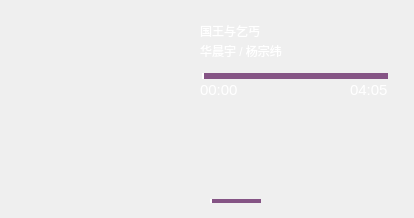
<?xml version="1.0" encoding="UTF-8"?>
<ui version="4.0">
 <class>Widget</class>
 <widget class="QWidget" name="Widget">
  <property name="geometry">
   <rect>
    <x>0</x>
    <y>0</y>
    <width>414</width>
    <height>218</height>
   </rect>
  </property>
  <property name="windowTitle">
   <string>Widget</string>
  </property>
  <property name="styleSheet">
   <string notr="true"/>
  </property>
  <widget class="QPushButton" name="playButton">
   <property name="geometry">
    <rect>
     <x>61</x>
     <y>188</y>
     <width>26</width>
     <height>25</height>
    </rect>
   </property>
   <property name="styleSheet">
    <string notr="true">QPushButton{border-image: url(:/pause.png);
border:0px 0px 0px 0px;}
QPushButton:pressed{border-image: url(:/pause-.png);}</string>
   </property>
   <property name="text">
    <string/>
   </property>
  </widget>
  <widget class="QLabel" name="picLabel">
   <property name="geometry">
    <rect>
     <x>11</x>
     <y>13</y>
     <width>160</width>
     <height>160</height>
    </rect>
   </property>
   <property name="styleSheet">
    <string notr="true">border-image: url(:/cover.png);</string>
   </property>
   <property name="text">
    <string/>
   </property>
  </widget>
  <widget class="QPushButton" name="nextButton">
   <property name="geometry">
    <rect>
     <x>104</x>
     <y>188</y>
     <width>26</width>
     <height>25</height>
    </rect>
   </property>
   <property name="styleSheet">
    <string notr="true">QPushButton{border-image: url(:/next.png);
border:0px 0px 0px 0px;}
QPushButton:pressed{border-image: url(:/next-.png);}</string>
   </property>
   <property name="text">
    <string/>
   </property>
  </widget>
  <widget class="QPushButton" name="prewButton">
   <property name="geometry">
    <rect>
     <x>20</x>
     <y>188</y>
     <width>26</width>
     <height>25</height>
    </rect>
   </property>
   <property name="styleSheet">
    <string notr="true">QPushButton{border-image: url(:/prew.png);
border:0px 0px 0px 0px;}
QPushButton:pressed{border-image: url(:/prew-.png);}</string>
   </property>
   <property name="text">
    <string/>
   </property>
  </widget>
  <widget class="QSlider" name="volumeSlider">
   <property name="geometry">
    <rect>
     <x>210</x>
     <y>190</y>
     <width>51</width>
     <height>22</height>
    </rect>
   </property>
   <property name="maximumSize">
    <size>
     <width>16777215</width>
     <height>22</height>
    </size>
   </property>
   <property name="styleSheet">
    <string notr="true">/**
groove为槽的颜色，handle为按钮的颜色，add-page 及sub-page分别问按钮前后的颜色，如果groove与add-page、sub-page同在，那么groove的颜色会被覆盖掉。
**/

QSlider::groove:horizontal {
border: 1px solid #855485;
background: white;
height: 2px;
border-radius: 1px;
}



/*这是边框吗?*/
/*按前颜色*/
QSlider::sub-page:horizontal {
background: qlineargradient(x1: 0, y1: 0,    x2: 0, y2: 1,
    stop: 0 #fff, stop: 1 #fff);
background: qlineargradient(x1: 0, y1: 0.2, x2: 1, y2: 1,
    stop: 0 #fff, stop: 1 #fff);
border: 4px solid #fff;
height: 2px;
border-radius: 2px;
}
/*进度条案前颜色*/
QSlider::add-page:horizontal {
background: #855485;
border: 2px solid #855485;
height: 2px;
border-radius: 0px;
}

QSlider::handle:horizontal {
background: qlineargradient(x1:0, y1:0, x2:0, y2:0,
    stop:0 #855485, stop:1 #855485);
border: 0px solid #855485;
width: 0px;
margin-top: 0px;
margin-bottom: 0px;
border-radius: 0px;
}

QSlider::handle:horizontal:hover {
background: qlineargradient(x1:0, y1:0, x2:0, y2:0,
    stop:0 #855485, stop:1 #855485);
border: 0px solid #855485;
border-radius: 0px;
}

QSlider::sub-page:horizontal:disabled {
background: #855485;
border-color: #855485;
}

QSlider::add-page:horizontal:disabled {
background: #fff;
border-color: #fff;
}

QSlider::handle:horizontal:disabled {
background: #855485;
border: 0px solid #855485;
border-radius: 0px;
}</string>
   </property>
   <property name="orientation">
    <enum>Qt::Horizontal</enum>
   </property>
  </widget>
  <widget class="QPushButton" name="voiceButton">
   <property name="geometry">
    <rect>
     <x>190</x>
     <y>194</y>
     <width>18</width>
     <height>15</height>
    </rect>
   </property>
   <property name="styleSheet">
    <string notr="true">QPushButton{border-image: url(://voice.png);
border:0px 0px 0px 0px;}
QPushButton:pressed{border-image: url(:/voice-.png);}</string>
   </property>
   <property name="text">
    <string/>
   </property>
  </widget>
  <widget class="QPushButton" name="adLePic">
   <property name="geometry">
    <rect>
     <x>289</x>
     <y>195</y>
     <width>10</width>
     <height>15</height>
    </rect>
   </property>
   <property name="styleSheet">
    <string notr="true">QPushButton{border-image: url(:/left.png);
border:0px 0px 0px 0px;}
QPushButton:pressed{border-image: url(:/left-.png);}</string>
   </property>
   <property name="text">
    <string/>
   </property>
  </widget>
  <widget class="QPushButton" name="adRiPic">
   <property name="geometry">
    <rect>
     <x>335</x>
     <y>195</y>
     <width>10</width>
     <height>15</height>
    </rect>
   </property>
   <property name="styleSheet">
    <string notr="true">QPushButton{border-image: url(:right.png);
border:0px 0px 0px 0px;}
QPushButton:pressed{border-image: url(:/right-.png);}</string>
   </property>
   <property name="text">
    <string/>
   </property>
  </widget>
  <widget class="QPushButton" name="userButton">
   <property name="geometry">
    <rect>
     <x>375</x>
     <y>188</y>
     <width>25</width>
     <height>25</height>
    </rect>
   </property>
   <property name="styleSheet">
    <string notr="true">QPushButton{border-image: url(:/user.png);
border:0px 0px 0px 0px;}
QPushButton:pressed{border-image: url(:/user-.png);}</string>
   </property>
   <property name="text">
    <string/>
   </property>
  </widget>
  <widget class="QSlider" name="timeSlider">
   <property name="geometry">
    <rect>
     <x>202</x>
     <y>66</y>
     <width>186</width>
     <height>20</height>
    </rect>
   </property>
   <property name="styleSheet">
    <string notr="true">/**
groove为槽的颜色，handle为按钮的颜色，add-page 及sub-page分别问按钮前后的颜色，如果groove与add-page、sub-page同在，那么groove的颜色会被覆盖掉。
**/

QSlider::groove:horizontal {
border: 1px solid #855485;
background: white;
height: 4px;
border-radius: 4px;
}



/*这是边框吗?*/
/*按前颜色*/
QSlider::sub-page:horizontal {
background: qlineargradient(x1: 0, y1: 0,    x2: 0, y2: 1,
    stop: 0 #fff, stop: 1 #fff);
background: qlineargradient(x1: 0, y1: 0.2, x2: 1, y2: 1,
    stop: 0 #fff, stop: 1 #fff);
border: 4px solid #fff;
height: 4px;
border-radius: 4px;
}
/*案前颜色*/
QSlider::add-page:horizontal {
background: #855485;
border: 4px solid #855485;
height: 4px;
border-radius: 0px;
}

QSlider::handle:horizontal {
background: qlineargradient(x1:0, y1:0, x2:1, y2:1,
    stop:0 #eee, stop:1 #ccc);
border: 0px solid #855485;
width: 0px;
margin-top: 0px;
margin-bottom: 0px;
border-radius: 0px;
}

QSlider::handle:horizontal:hover {
background: qlineargradient(x1:0, y1:0, x2:1, y2:1,
    stop:0 #855485, stop:1 #ddd);
border: 0px solid #444;
border-radius: 0px;
}

QSlider::sub-page:horizontal:disabled {
background: #855485;
border-color: #855485;
}

QSlider::add-page:horizontal:disabled {
background: #fff;
border-color: #fff;
}

QSlider::handle:horizontal:disabled {
background: #855485;
border: 0px solid #855485;
border-radius: 0px;
}</string>
   </property>
   <property name="orientation">
    <enum>Qt::Horizontal</enum>
   </property>
  </widget>
  <widget class="QLabel" name="totalTime">
   <property name="geometry">
    <rect>
     <x>350</x>
     <y>80</y>
     <width>50</width>
     <height>20</height>
    </rect>
   </property>
   <property name="font">
    <font>
     <family>Arial</family>
     <pointsize>11</pointsize>
     <weight>9</weight>
     <italic>false</italic>
     <bold>false</bold>
    </font>
   </property>
   <property name="styleSheet">
    <string notr="true">color: rgb(255, 255, 255);
font: 75 11pt &quot;Arial&quot;;</string>
   </property>
   <property name="text">
    <string>&lt;html&gt;&lt;head/&gt;&lt;body&gt;&lt;p&gt;04:05&lt;/p&gt;&lt;/body&gt;&lt;/html&gt;</string>
   </property>
  </widget>
  <widget class="QLabel" name="currentTime">
   <property name="geometry">
    <rect>
     <x>200</x>
     <y>80</y>
     <width>50</width>
     <height>20</height>
    </rect>
   </property>
   <property name="font">
    <font>
     <family>Arial</family>
     <pointsize>11</pointsize>
     <weight>9</weight>
     <italic>false</italic>
     <bold>false</bold>
    </font>
   </property>
   <property name="styleSheet">
    <string notr="true">color: rgb(255, 255, 255);
font: 75 11pt &quot;Arial&quot;;</string>
   </property>
   <property name="text">
    <string>&lt;html&gt;&lt;head/&gt;&lt;body&gt;&lt;p&gt;&lt;span style=&quot; color:#ffffff;&quot;&gt;00:00&lt;/span&gt;&lt;/p&gt;&lt;/body&gt;&lt;/html&gt;</string>
   </property>
  </widget>
  <widget class="QLabel" name="artistLabel">
   <property name="geometry">
    <rect>
     <x>200</x>
     <y>40</y>
     <width>190</width>
     <height>22</height>
    </rect>
   </property>
   <property name="styleSheet">
    <string notr="true">color: rgb(255, 255, 255);
font: 75 11pt &quot;微软雅黑&quot;;</string>
   </property>
   <property name="text">
    <string>华晨宇 / 杨宗纬</string>
   </property>
  </widget>
  <widget class="QLabel" name="titleLabel">
   <property name="geometry">
    <rect>
     <x>200</x>
     <y>20</y>
     <width>190</width>
     <height>22</height>
    </rect>
   </property>
   <property name="styleSheet">
    <string notr="true">color: rgb(255, 255, 255);
font: 75 11pt &quot;微软雅黑&quot;;</string>
   </property>
   <property name="text">
    <string>国王与乞丐</string>
   </property>
  </widget>
 </widget>
 <layoutdefault spacing="6" margin="11"/>
 <resources/>
 <connections/>
</ui>
